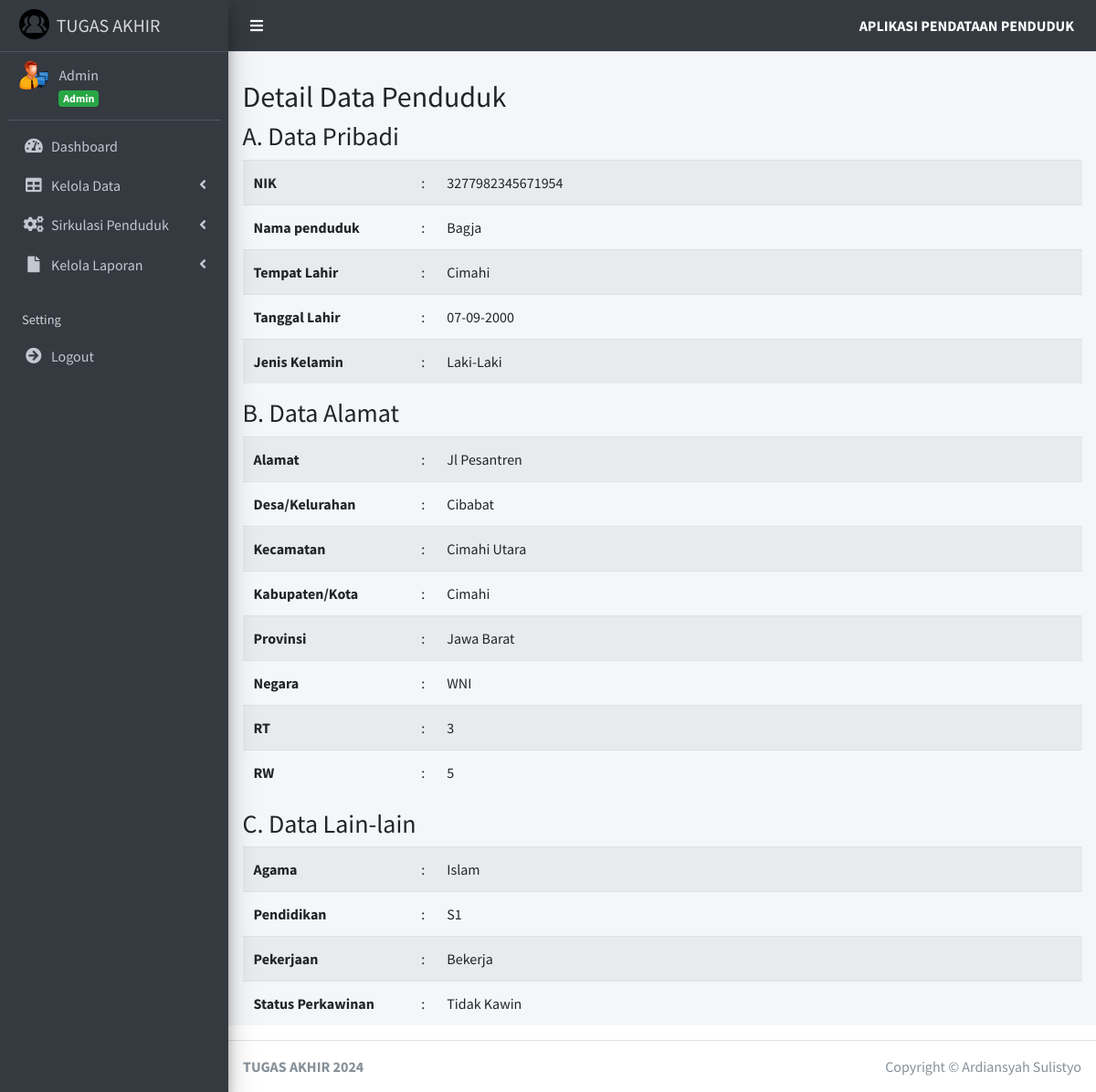
/index.php?page=detail_penduduk&id_penduduk=7 (signed in), run on an earlier commit of the app's database.
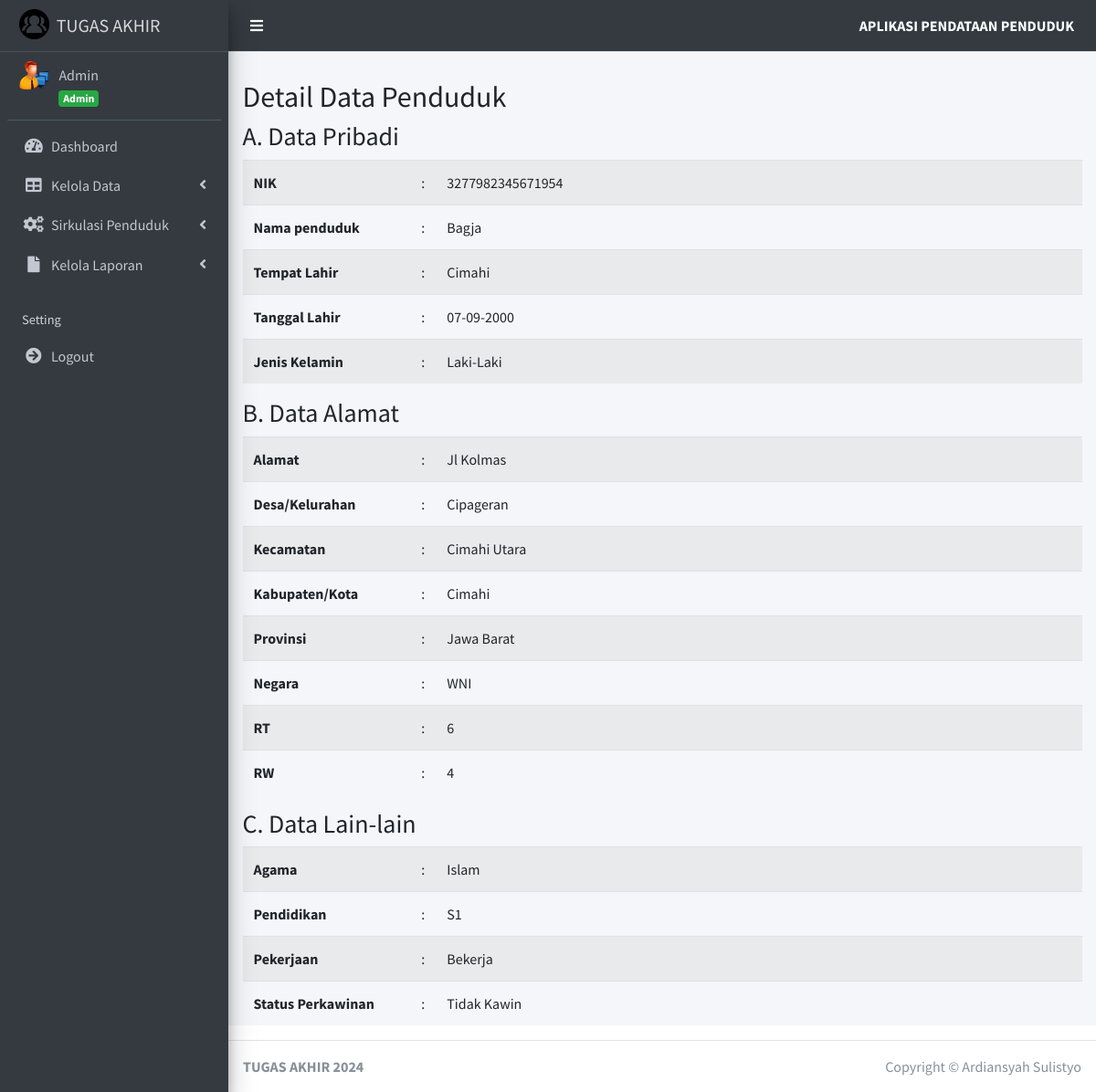
And on a later commit of the database.
### tables this page shows
CREATE TABLE `penduduk` (
  `id_penduduk` int(11) NOT NULL,
  `id_user` int(11) NOT NULL,
  `nik_penduduk` varchar(16) NOT NULL,
  `nama_penduduk` varchar(45) NOT NULL,
  `tempat_lahir_penduduk` varchar(30) NOT NULL,
  `tanggal_lahir_penduduk` date NOT NULL,
  `jenis_kelamin_penduduk` enum('Laki-Laki','Perempuan') NOT NULL,
  `alamat_penduduk` text NOT NULL,
  `desa_kelurahan_penduduk` varchar(30) NOT NULL,
  `kecamatan_penduduk` varchar(30) NOT NULL,
  `kabupaten_kota_penduduk` varchar(30) NOT NULL,
  `provinsi_penduduk` varchar(30) NOT NULL,
  `negara_penduduk` varchar(30) NOT NULL,
  `rt_penduduk` varchar(3) NOT NULL,
  `rw_penduduk` varchar(3) NOT NULL,
  `agama_penduduk` enum('Islam','Kristen','Katolik','Hindu','Buddha','Konghucu') NOT NULL,
  `pendidikan_terakhir_penduduk` varchar(20) NOT NULL,
  `pekerjaan_penduduk` varchar(20) NOT NULL,
  `status_perkawinan_penduduk` enum('Kawin','Tidak Kawin') NOT NULL,
  `status` enum('Ada','Meninggal','Pindah','Izin Tinggal') NOT NULL
);

### pages/penduduk/detail_penduduk.php (the view)
<h2>Detail Data Penduduk</h2>
<?php
$get_id_penduduk = $_GET['id_penduduk'];
$query = "SELECT * FROM `penduduk` WHERE id_penduduk = $get_id_penduduk";
$hasil = mysqli_query($koneksi, $query);
$data_penduduk = [];
while ($row = mysqli_fetch_assoc($hasil)) {
    $data_penduduk[] = $row;
}
?>
<h3>A. Data Pribadi</h3>
<table class="table table-striped">
    <tr>
        <th width="20%">NIK</th>
        <td width="1%">:</td>
        <td><?= $data_penduduk[0]['nik_penduduk'] ?></td>
    </tr>
    <tr>
        <th>Nama penduduk</th>
        <td>:</td>
        <td><?= $data_penduduk[0]['nama_penduduk'] ?></td>
    </tr>
    <tr>
        <th>Tempat Lahir</th>
        <td>:</td>
        <td><?= $data_penduduk[0]['tempat_lahir_penduduk'] ?></td>
    </tr>
    <tr>
        <th>Tanggal Lahir</th>
        <td>:</td>
        <td>
            <?= ($data_penduduk[0]['tanggal_lahir_penduduk'] != '0000-00-00') ? date('d-m-Y', strtotime($data_penduduk[0]['tanggal_lahir_penduduk'])) : '' ?>
        </td>
    </tr>
    <tr>
        <th>Jenis Kelamin</th>
        <td>:</td>
        <td><?= $data_penduduk[0]['jenis_kelamin_penduduk'] ?></td>
    </tr>
</table>
<h3>B. Data Alamat</h3>
<table class="table table-striped">
    <tr>
        <th width="20%">Alamat</th>
        <td width="1%">:</td>
        <td><?= $data_penduduk[0]['alamat_penduduk'] ?></td>
    </tr>
    <tr>
        <th>Desa/Kelurahan</th>
        <td>:</td>
        <td><?= $data_penduduk[0]['desa_kelurahan_penduduk'] ?></td>
    </tr>
    <tr>
        <th>Kecamatan</th>
        <td>:</td>
        <td><?= $data_penduduk[0]['kecamatan_penduduk'] ?></td>
    </tr>
    <tr>
        <th>Kabupaten/Kota</th>
        <td>:</td>
        <td><?= $data_penduduk[0]['kabupaten_kota_penduduk'] ?></td>
    </tr>
    <tr>
        <th>Provinsi</th>
        <td>:</td>
        <td><?= $data_penduduk[0]['provinsi_penduduk'] ?></td>
    </tr>
    <tr>
        <th>Negara</th>
        <td>:</td>
        <td><?= $data_penduduk[0]['negara_penduduk'] ?></td>
    </tr>
    <tr>
        <th>RT</th>
        <td>:</td>
        <td><?= $data_penduduk[0]['rt_penduduk'] ?></td>
    </tr>
    <tr>
        <th>RW</th>
        <td>:</td>
        <td><?= $data_penduduk[0]['rw_penduduk'] ?></td>
    </tr>
</table>
<h3>C. Data Lain-lain</h3>
<table class="table table-striped">
    <tr>
        <th width="20%">Agama</th>
        <td width="1%">:</td>
        <td><?= $data_penduduk[0]['agama_penduduk'] ?></td>
    </tr>
    <tr>
        <th>Pendidikan</th>
        <td>:</td>
        <td><?= $data_penduduk[0]['pendidikan_terakhir_penduduk'] ?></td>
    </tr>
    <tr>
        <th>Pekerjaan</th>
        <td>:</td>
        <td><?= $data_penduduk[0]['pekerjaan_penduduk'] ?></td>
    </tr>
    <tr>
        <th>Status Perkawinan</th>
        <td>:</td>
        <td><?= $data_penduduk[0]['status_perkawinan_penduduk'] ?></td>
    </tr>
</table>

What changed in the data, as far as the page shows it:
changed penduduk "Bagja": alamat_penduduk "Jl Pesantren" → "Jl Kolmas"; desa_kelurahan_penduduk "Cibabat" → "Cipageran"; rt_penduduk "3" → "6"; rw_penduduk "5" → "4"
